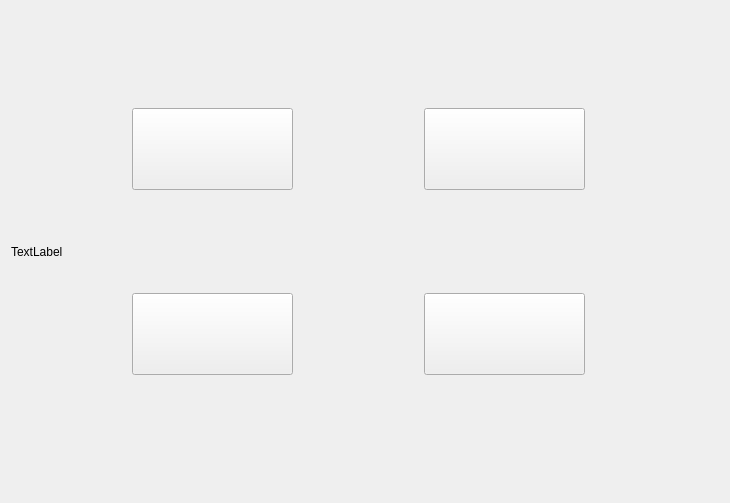
         <widget class="QWidget" name="scrollAreaWidgetContents">
          <property name="geometry">
           <rect>
            <x>0</x>
            <y>0</y>
            <width>730</width>
            <height>503</height>
           </rect>
          </property>
          <property name="minimumSize">
           <size>
            <width>0</width>
            <height>0</height>
           </size>
          </property>
          <layout class="QGridLayout" name="gridLayout_6">
           <item row="0" column="0">
            <widget class="QLabel" name="label_3">
             <property name="text">
              <string>TextLabel</string>
             </property>
            </widget>
           </item>
          </layout>
          <widget class="QPushButton" name="pushButton_36">
           <property name="geometry">
            <rect>
             <x>132</x>
             <y>108</y>
             <width>161</width>
             <height>82</height>
            </rect>
           </property>
           <property name="sizePolicy">
            <sizepolicy hsizetype="Minimum" vsizetype="Minimum">
             <horstretch>0</horstretch>
             <verstretch>0</verstretch>
            </sizepolicy>
           </property>
           <property name="minimumSize">
            <size>
             <width>161</width>
             <height>82</height>
            </size>
           </property>
           <property name="maximumSize">
            <size>
             <width>161</width>
             <height>82</height>
            </size>
           </property>
           <property name="layoutDirection">
            <enum>Qt::LeftToRight</enum>
           </property>
           <property name="autoFillBackground">
            <bool>false</bool>
           </property>
           <property name="text">
            <string/>
           </property>
           <property name="icon">
            <iconset resource="../bitcoin.qrc">
             <normaloff>:/images/res/images/CryptsyNetBtcImg.png</normaloff>:/images/res/images/CryptsyNetBtcImg.png</iconset>
           </property>
           <property name="iconSize">
            <size>
             <width>161</width>
             <height>82</height>
            </size>
           </property>
           <property name="autoDefault">
            <bool>true</bool>
           </property>
          </widget>
          <widget class="QPushButton" name="pushButton_39">
           <property name="geometry">
            <rect>
             <x>424</x>
             <y>108</y>
             <width>161</width>
             <height>82</height>
            </rect>
           </property>
           <property name="sizePolicy">
            <sizepolicy hsizetype="Minimum" vsizetype="Minimum">
             <horstretch>0</horstretch>
             <verstretch>0</verstretch>
            </sizepolicy>
           </property>
           <property name="minimumSize">
            <size>
             <width>161</width>
             <height>82</height>
            </size>
           </property>
           <property name="maximumSize">
            <size>
             <width>161</width>
             <height>82</height>
            </size>
           </property>
           <property name="layoutDirection">
            <enum>Qt::LeftToRight</enum>
           </property>
           <property name="autoFillBackground">
            <bool>false</bool>
           </property>
           <property name="text">
            <string/>
           </property>
           <property name="icon">
            <iconset resource="../bitcoin.qrc">
             <normaloff>:/images/res/images/CryptsyNetLtcImg.png</normaloff>:/images/res/images/CryptsyNetLtcImg.png</iconset>
           </property>
           <property name="iconSize">
            <size>
             <width>161</width>
             <height>82</height>
            </size>
           </property>
           <property name="autoDefault">
            <bool>true</bool>
           </property>
          </widget>
          <widget class="QPushButton" name="pushButton_37">
           <property name="geometry">
            <rect>
             <x>132</x>
             <y>293</y>
             <width>161</width>
             <height>82</height>
            </rect>
           </property>
           <property name="sizePolicy">
            <sizepolicy hsizetype="Minimum" vsizetype="Minimum">
             <horstretch>0</horstretch>
             <verstretch>0</verstretch>
            </sizepolicy>
           </property>
           <property name="minimumSize">
            <size>
             <width>161</width>
             <height>82</height>
            </size>
           </property>
           <property name="maximumSize">
            <size>
             <width>161</width>
             <height>82</height>
            </size>
           </property>
           <property name="layoutDirection">
            <enum>Qt::LeftToRight</enum>
           </property>
           <property name="autoFillBackground">
            <bool>false</bool>
           </property>
           <property name="text">
            <string/>
           </property>
           <property name="icon">
            <iconset resource="../bitcoin.qrc">
             <normaloff>:/images/res/images/BterNetCnyImg.png</normaloff>:/images/res/images/BterNetCnyImg.png</iconset>
           </property>
           <property name="iconSize">
            <size>
             <width>161</width>
             <height>82</height>
            </size>
           </property>
           <property name="autoDefault">
            <bool>true</bool>
           </property>
          </widget>
          <widget class="QPushButton" name="pushButton_38">
           <property name="geometry">
            <rect>
             <x>424</x>
             <y>293</y>
             <width>161</width>
             <height>82</height>
            </rect>
           </property>
           <property name="sizePolicy">
            <sizepolicy hsizetype="Minimum" vsizetype="Minimum">
             <horstretch>0</horstretch>
             <verstretch>0</verstretch>
            </sizepolicy>
           </property>
           <property name="minimumSize">
            <size>
             <width>161</width>
             <height>82</height>
            </size>
           </property>
           <property name="maximumSize">
            <size>
             <width>161</width>
             <height>82</height>
            </size>
           </property>
           <property name="layoutDirection">
            <enum>Qt::LeftToRight</enum>
           </property>
           <property name="autoFillBackground">
            <bool>false</bool>
           </property>
           <property name="text">
            <string/>
           </property>
           <property name="icon">
            <iconset resource="../bitcoin.qrc">
             <normaloff>:/images/res/images/BterNetLtcImg.png</normaloff>:/images/res/images/BterNetLtcImg.png</iconset>
           </property>
           <property name="iconSize">
            <size>
             <width>161</width>
             <height>82</height>
            </size>
           </property>
           <property name="autoDefault">
            <bool>true</bool>
           </property>
          </widget>
          <zorder>label_3</zorder>
          <zorder>pushButton_36</zorder>
          <zorder>pushButton_39</zorder>
          <zorder>pushButton_37</zorder>
          <zorder>pushButton_38</zorder>
         </widget>
